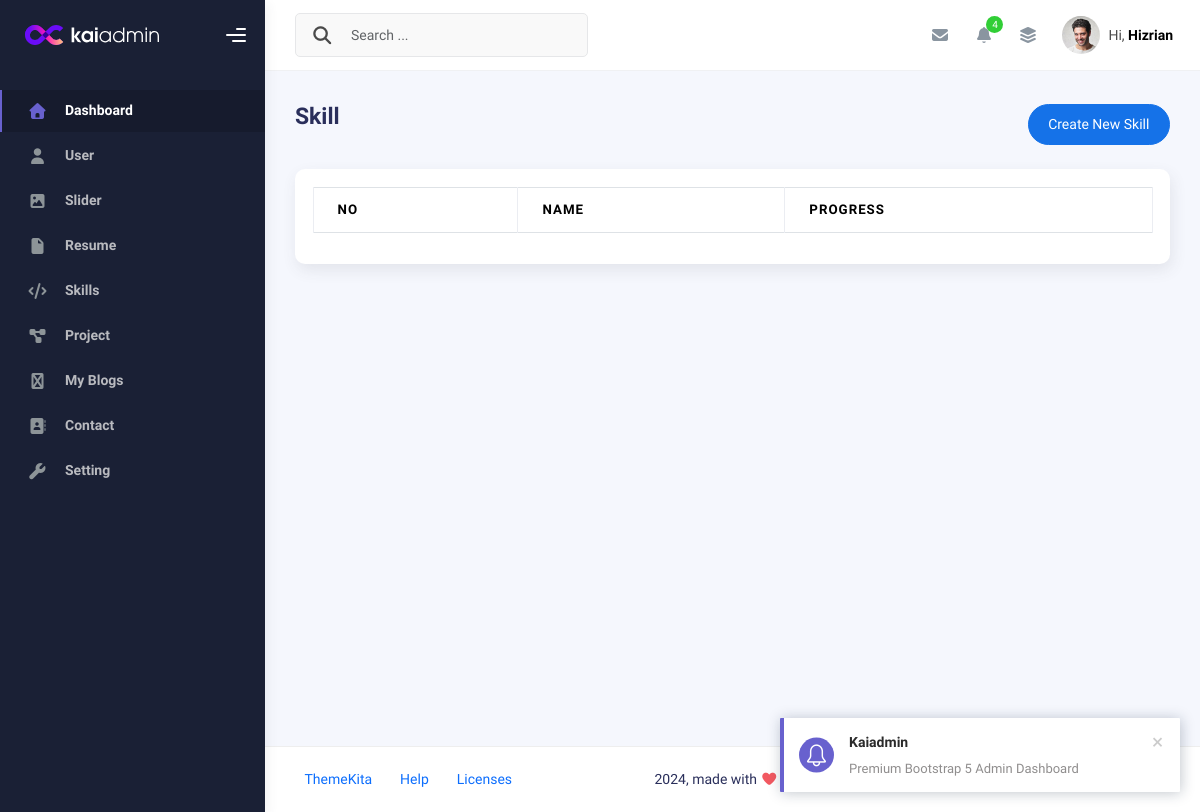
Before: /admin/app.php?page=skill (signed in) with the older database file.
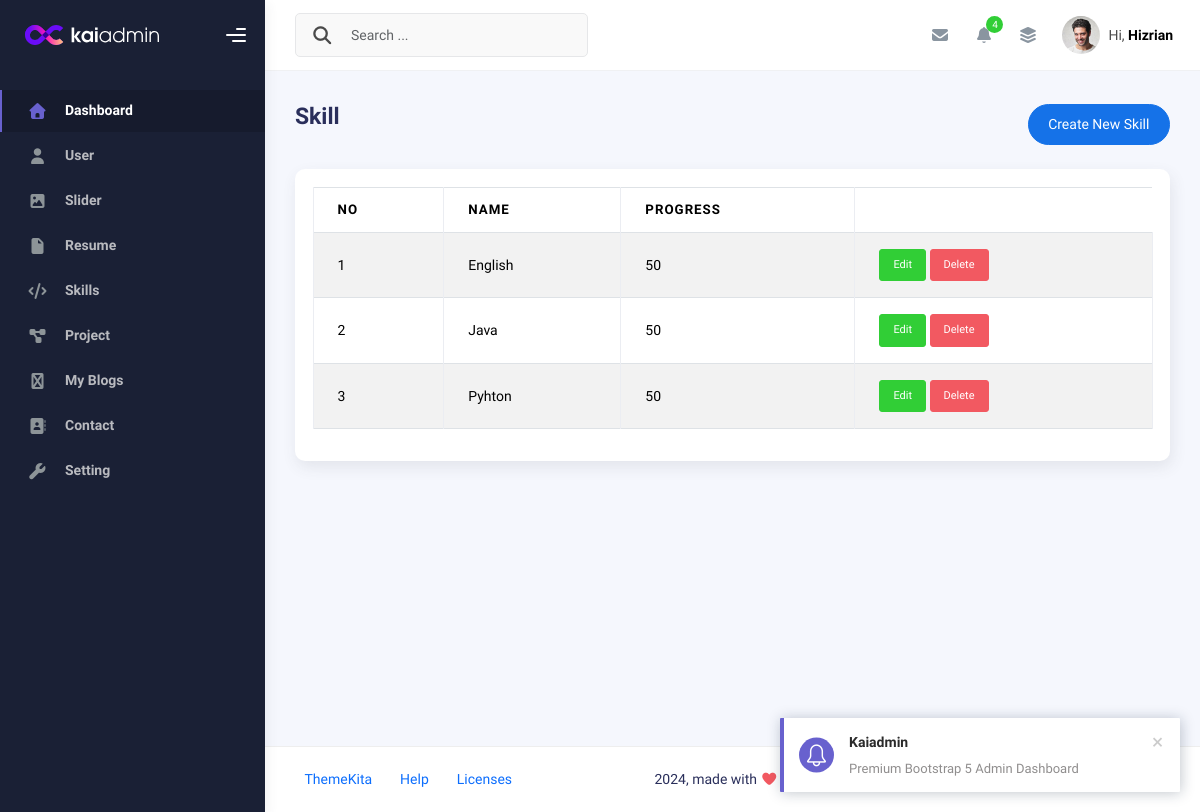
After: the same page with the newer database file.
### tables this page shows
CREATE TABLE `skills` (
  `id` int(11) NOT NULL,
  `name` varchar(50) NOT NULL,
  `progress` int(3) NOT NULL,
  `created_at` timestamp NOT NULL DEFAULT current_timestamp(),
  `updated_at` timestamp NULL DEFAULT NULL ON UPDATE current_timestamp()
);

### admin/skill.php (the view, shortened to what this page needs)
<?php
$query = mysqli_query($conn, "SELECT * FROM skills ORDER BY id DESC");
$rows = mysqli_fetch_all($query, MYSQLI_ASSOC);
?>
          <div
            class="d-flex align-items-left align-items-md-center flex-column flex-md-row pt-2 pb-4">
            <div>
              <h3 class="fw-bold mb-3">Skill</h3>
            </div>
            <div class="ms-md-auto py-2 py-md-0">
              <a href="app.php?page=create-skill" class="btn btn-primary btn-round">Create New Skill</a>
            </div>
          </div>
          <div class="row">
            <div class="col-sm-6 col-md-12">
              <div class="card">
                <div class="card-body">
                  <table class="table table-bordered table-striped">
                    <thead>
                      <tr>
                        <th>No</th>
                        <th>Name</th>
                        <th>Progress</th>
                      </tr>
                    </thead>
                    <tb>
                      <?php
                      foreach ($rows as $index => $row): ?>
                      <tr>
                        <td><?php echo $index += 1 ?></td>
                        <td><?php echo $row ['name']  ?></td>
                        <td><?php echo $row ['progress'] ?></td>
                        <td>
                          <a class="btn btn-success btn-sm"
                          href="app.php?page=create-skill&edit=<?php echo $row['id']?>
                          ">Edit </a>
                          <a onclick="return confirm('Are you sure wanna delete this data?')" class="btn btn-danger btn-sm"
                          href="app.php?page=skill&delete=<?php echo $row['id']?>">Delete</a>
                        </td>
                      </tr>
                      <?php endforeach ?>
                    </tb>
                  </table>
                </div>
              </div>
            </div>
          </div>

Changed rows visible on the page:
added skills: index "1", name "English", progress "50"
added skills: index "2", name "Java", progress "50"
added skills: index "3", name "Pyhton", progress "50"
